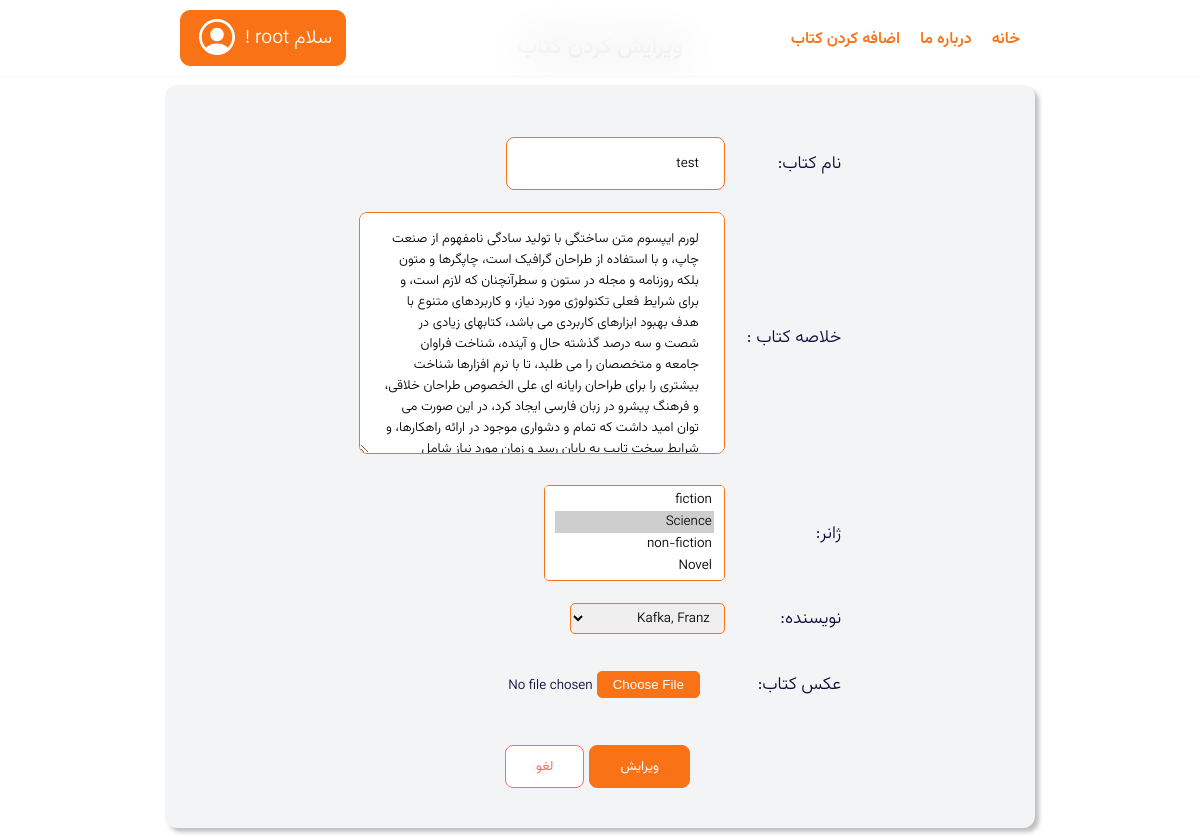
Page /book/detail/10/edit/ (signed in) on the earlier database version.
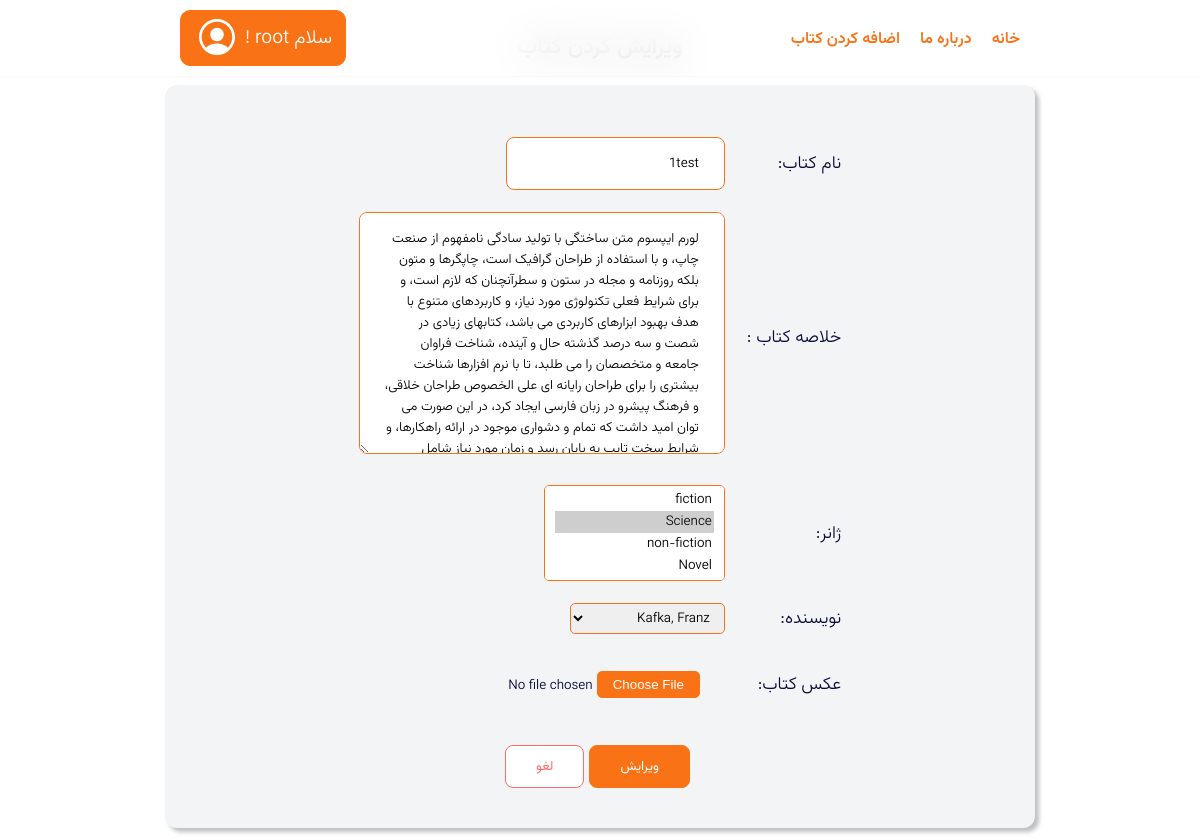
Same page on the later database version.
### book/models.py (models this page shows, shortened)
class Book(models.Model):
    LOAN_STATUS = (
                    ('o', 'On Loan'),
                    ('a', 'Available'),
                   )
    name = models.CharField(max_length = 60,
                            null = False,
                            blank = False,)
    summry = models.TextField(max_length = 1000,
                              help_text = 'Enter a brief description of the book')
    genre = models.ManyToManyField(Genre,
                                   help_text = 'Select a genre for this book')
    author = models.ForeignKey('Author',
                               on_delete = models.PROTECT,
                               null = False,)
    status = models.CharField(max_length = 1,
                              choices = LOAN_STATUS,
                              default = 'a',
                              blank = False,
                              null = False)
    bookImage = models.ImageField(upload_to = 'bookImage/',
                                    null = True,
                                    blank = True)

### book/views.py (the view)
# urls.py: path('detail/<int:pk>/edit/', views.editBook, name = 'editBook'),
@login_required
def editBook(request, pk):
    book = Book.objects.get(id=pk)
    if request.method == 'POST':
        old_photo_name = None
        if book.bookImage.name:
            old_photo_path = book.bookImage.path
            old_photo_name = book.bookImage.name
        edit_book = EditBookForm(request.POST,request.FILES ,instance = book)
        if edit_book.is_valid():
            new_book_image = request.FILES.get('add-book-img')
            if new_book_image and new_book_image.name != old_photo_name:
                book.bookImage = new_book_image
                if old_photo_name:
                    os.remove(old_photo_path)
            else:
                edit_book.cleaned_data['bookImage'] = None
            edit_book.save()
            sweetify.success(request, 'Book edit successfully.')
            return redirect(f'/book/detail/{pk}')
        else:
            sweetify.error(request, 'Book edit failed.')
            return redirect(f'/book/detail/{pk}')
    else:
        edit_book = EditBookForm(instance = book)
        context = {
            'editForm': edit_book,
            'pk': pk,
            'bookImage': edit_book.instance.bookImage
            }
        return render(request, 'book/editDetailBook.html', context)

### book/forms.py
class EditBookForm(forms.ModelForm):
    class Meta:
        model = Book
        fields = {'name', 'summry', 'genre', 'author', 'bookImage'}

### book/models.py (called while the page is built)
    def __str__(self):
        return self.title

    def __str__(self):
        return f"{self.last_name}, {self.first_name}"

### templates/media/book/editDetailBook.html (shortened to what this page needs)
{% extends 'parents/main.html' %}
{% block content %}
    <main class="admin-add-book container">
        <h3>ویرایش کردن کتاب</h3>
        <div class="admin-add-book-container">
            <div class="add-book-det">
                <form action="" method="post" enctype="multipart/form-data" novalidate>
                    <table class="table-add-book-admin">
                        <tr>
                            <td>
                                <label for="add-book-name">نام کتاب:</label>
                            </td>
                            <td>
                                {{ editForm.name }}
                            </td>
                        </tr>
                        <tr>
                            <td>
                                <label for="add-book-sumery"
                                    >خلاصه کتاب :
                                </label>
                            </td>
                            <td>
                                {{ editForm.summry }}
                            </td>
                        </tr>
                        <tr>
                            <td><label for="add-book-gen">ژانر:</label></td>
                            <td>
                                {{ editForm.genre }}
                            </td>
                        </tr>
                        <tr>
                            <td>
                                <label for="add-book-aut">نویسنده:</label>
                            </td>
                            <td>
                                {{ editForm.author }}
                            </td>
                        </tr>
                        <tr>
                            <td>
                                <label for="add-book-img">عکس کتاب:</label>
                            </td>
                            <td>
                                <input
                                    accept=".jpg,.jpeg,.png,.PNG,.JPG,.JPEG"
                                    type="file"
                                    name="add-book-img"
                                    id="add-book-img"
                                    class="add-book-img"
                                />
                            </td>
                        </tr>
                    </table>
                    <div class="add-book-btns-det">
                        <button class="add-book-btns-add">
                            ویرایش
                        </button>
                        <button class="add-book-btns-cancel">لغو</button>
                    </div>
                </form>
            </div>
        </div>
    </main>
{% endblock %}

Differences in the rows shown:
changed Book "Kafka, Franz": name "test" → "1test"
